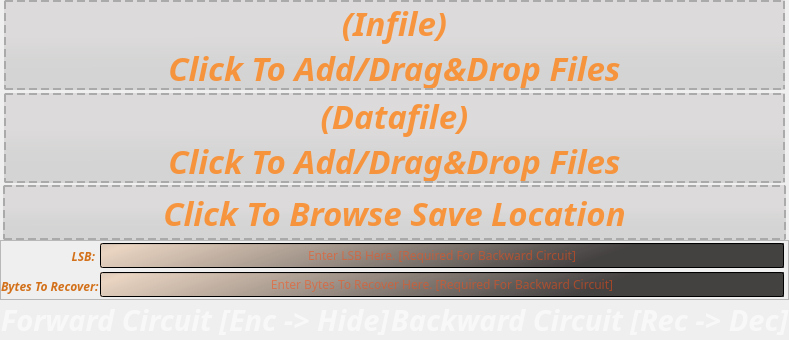
                <widget class="QWidget" name="EncryptStegoPage">
                 <layout class="QVBoxLayout" name="verticalLayout_9">
                  <property name="spacing">
                   <number>0</number>
                  </property>
                  <property name="leftMargin">
                   <number>0</number>
                  </property>
                  <property name="topMargin">
                   <number>0</number>
                  </property>
                  <property name="rightMargin">
                   <number>0</number>
                  </property>
                  <property name="bottomMargin">
                   <number>0</number>
                  </property>
                  <item>
                   <widget class="QFrame" name="MacroInfile">
                    <property name="minimumSize">
                     <size>
                      <width>0</width>
                      <height>90</height>
                     </size>
                    </property>
                    <property name="maximumSize">
                     <size>
                      <width>16777215</width>
                      <height>90</height>
                     </size>
                    </property>
                    <property name="frameShape">
                     <enum>QFrame::NoFrame</enum>
                    </property>
                    <property name="frameShadow">
                     <enum>QFrame::Raised</enum>
                    </property>
                    <layout class="QHBoxLayout" name="horizontalLayout_27">
                     <property name="spacing">
                      <number>0</number>
                     </property>
                     <property name="leftMargin">
                      <number>4</number>
                     </property>
                     <property name="topMargin">
                      <number>0</number>
                     </property>
                     <property name="rightMargin">
                      <number>4</number>
                     </property>
                     <property name="bottomMargin">
                      <number>0</number>
                     </property>
                     <item>
                      <widget class="QWidget" name="MInfileDragDrop" native="true">
                       <property name="acceptDrops">
                        <bool>true</bool>
                       </property>
                       <layout class="QHBoxLayout" name="horizontalLayout_28">
                        <property name="spacing">
                         <number>0</number>
                        </property>
                        <property name="leftMargin">
                         <number>0</number>
                        </property>
                        <property name="topMargin">
                         <number>0</number>
                        </property>
                        <property name="rightMargin">
                         <number>0</number>
                        </property>
                        <property name="bottomMargin">
                         <number>0</number>
                        </property>
                        <item>
                         <widget class="QLabel" name="MInfileLabel">
                          <property name="font">
                           <font>
                            <family>Feast of Flesh BB</family>
                            <pointsize>25</pointsize>
                            <weight>75</weight>
                            <italic>true</italic>
                            <bold>true</bold>
                           </font>
                          </property>
                          <property name="styleSheet">
                           <string notr="true">border: 2px dashed #aaa;
color: qlineargradient(spread:pad, x1:0, y1:0, x2:1, y2:0, stop:0 rgba(158, 7, 23, 180), stop:1 rgba(255, 130, 20, 200));
background-color: qlineargradient(spread:pad, x1:0.462049, y1:0.921, x2:0.452, y2:0, stop:0.174129 rgba(74, 74, 74, 42), stop:0.567164 rgba(78, 59, 58, 30));
</string>
                          </property>
                          <property name="text">
                           <string>(Infile)
Click To Add/Drag&amp;Drop Files</string>
                          </property>
                          <property name="alignment">
                           <set>Qt::AlignCenter</set>
                          </property>
                         </widget>
                        </item>
                       </layout>
                      </widget>
                     </item>
                    </layout>
                   </widget>
                  </item>
                  <item>
                   <widget class="QFrame" name="MacroDatafile">
                    <property name="minimumSize">
                     <size>
                      <width>0</width>
                      <height>93</height>
                     </size>
                    </property>
                    <property name="maximumSize">
                     <size>
                      <width>16777215</width>
                      <height>93</height>
                     </size>
                    </property>
                    <property name="frameShape">
                     <enum>QFrame::NoFrame</enum>
                    </property>
                    <property name="frameShadow">
                     <enum>QFrame::Raised</enum>
                    </property>
                    <layout class="QVBoxLayout" name="verticalLayout_10">
                     <property name="spacing">
                      <number>0</number>
                     </property>
                     <property name="leftMargin">
                      <number>4</number>
                     </property>
                     <property name="topMargin">
                      <number>0</number>
                     </property>
                     <property name="rightMargin">
                      <number>4</number>
                     </property>
                     <property name="bottomMargin">
                      <number>0</number>
                     </property>
                     <item>
                      <widget class="QWidget" name="MDatafileDragDrop" native="true">
                       <layout class="QHBoxLayout" name="horizontalLayout_30">
                        <property name="spacing">
                         <number>0</number>
                        </property>
                        <property name="leftMargin">
                         <number>0</number>
                        </property>
                        <property name="topMargin">
                         <number>3</number>
                        </property>
                        <property name="rightMargin">
                         <number>0</number>
                        </property>
                        <property name="bottomMargin">
                         <number>0</number>
                        </property>
                        <item>
                         <widget class="QLabel" name="MDatafileLabel">
                          <property name="font">
                           <font>
                            <family>Feast of Flesh BB</family>
                            <pointsize>25</pointsize>
                            <weight>75</weight>
                            <italic>true</italic>
                            <bold>true</bold>
                           </font>
                          </property>
                          <property name="styleSheet">
                           <string notr="true">border: 2px dashed #aaa;
color: qlineargradient(spread:pad, x1:0, y1:0, x2:1, y2:0, stop:0 rgba(158, 7, 23, 180), stop:1 rgba(255, 130, 20, 200));
background-color: qlineargradient(spread:pad, x1:0.462049, y1:0.921, x2:0.452, y2:0, stop:0.174129 rgba(74, 74, 74, 42), stop:0.567164 rgba(78, 59, 58, 30));
</string>
                          </property>
                          <property name="text">
                           <string>(Datafile)
Click To Add/Drag&amp;Drop Files</string>
                          </property>
                          <property name="alignment">
                           <set>Qt::AlignCenter</set>
                          </property>
                         </widget>
                        </item>
                       </layout>
                      </widget>
                     </item>
                    </layout>
                   </widget>
                  </item>
                  <item>
                   <widget class="QFrame" name="SaveLocation">
                    <property name="minimumSize">
                     <size>
                      <width>0</width>
                      <height>57</height>
                     </size>
                    </property>
                    <property name="maximumSize">
                     <size>
                      <width>16777215</width>
                      <height>57</height>
                     </size>
                    </property>
                    <property name="font">
                     <font>
                      <pointsize>1</pointsize>
                     </font>
                    </property>
                    <property name="styleSheet">
                     <string notr="true"/>
                    </property>
                    <property name="frameShape">
                     <enum>QFrame::NoFrame</enum>
                    </property>
                    <property name="frameShadow">
                     <enum>QFrame::Raised</enum>
                    </property>
                    <layout class="QVBoxLayout" name="verticalLayout_11">
                     <property name="spacing">
                      <number>0</number>
                     </property>
                     <property name="leftMargin">
                      <number>0</number>
                     </property>
                     <property name="topMargin">
                      <number>0</number>
                     </property>
                     <property name="rightMargin">
                      <number>0</number>
                     </property>
                     <property name="bottomMargin">
                      <number>0</number>
                     </property>
                     <item>
                      <widget class="QWidget" name="SaveLocationBrowse" native="true">
                       <layout class="QHBoxLayout" name="horizontalLayout_31">
                        <property name="spacing">
                         <number>0</number>
                        </property>
                        <property name="leftMargin">
                         <number>3</number>
                        </property>
                        <property name="topMargin">
                         <number>2</number>
                        </property>
                        <property name="rightMargin">
                         <number>3</number>
                        </property>
                        <property name="bottomMargin">
                         <number>0</number>
                        </property>
                        <item>
                         <widget class="QLabel" name="SaveLocationBrowseLabel">
                          <property name="font">
                           <font>
                            <family>Feast of Flesh BB</family>
                            <pointsize>25</pointsize>
                            <weight>75</weight>
                            <italic>true</italic>
                            <bold>true</bold>
                           </font>
                          </property>
                          <property name="styleSheet">
                           <string notr="true">border: 2px dashed #aaa;
color: qlineargradient(spread:pad, x1:0, y1:0, x2:1, y2:0, stop:0 rgba(158, 7, 23, 180), stop:1 rgba(255, 130, 20, 200));
background-color: qlineargradient(spread:pad, x1:0.462049, y1:0.921, x2:0.452, y2:0, stop:0.174129 rgba(74, 74, 74, 42), stop:0.567164 rgba(78, 59, 58, 30));
</string>
                          </property>
                          <property name="text">
                           <string>Click To Browse Save Location</string>
                          </property>
                          <property name="alignment">
                           <set>Qt::AlignCenter</set>
                          </property>
                         </widget>
                        </item>
                       </layout>
                      </widget>
                     </item>
                    </layout>
                   </widget>
                  </item>
                  <item>
                   <widget class="QFrame" name="LSBNbytes">
                    <property name="sizePolicy">
                     <sizepolicy hsizetype="Preferred" vsizetype="Preferred">
                      <horstretch>0</horstretch>
                      <verstretch>0</verstretch>
                     </sizepolicy>
                    </property>
                    <property name="minimumSize">
                     <size>
                      <width>0</width>
                      <height>60</height>
                     </size>
                    </property>
                    <property name="maximumSize">
                     <size>
                      <width>16777215</width>
                      <height>60</height>
                     </size>
                    </property>
                    <property name="frameShape">
                     <enum>QFrame::StyledPanel</enum>
                    </property>
                    <property name="frameShadow">
                     <enum>QFrame::Raised</enum>
                    </property>
                    <layout class="QHBoxLayout" name="horizontalLayout_32">
                     <property name="spacing">
                      <number>0</number>
                     </property>
                     <property name="leftMargin">
                      <number>0</number>
                     </property>
                     <property name="topMargin">
                      <number>0</number>
                     </property>
                     <property name="rightMargin">
                      <number>0</number>
                     </property>
                     <property name="bottomMargin">
                      <number>0</number>
                     </property>
                     <item>
                      <widget class="QFrame" name="Labels_2">
                       <property name="minimumSize">
                        <size>
                         <width>0</width>
                         <height>60</height>
                        </size>
                       </property>
                       <property name="maximumSize">
                        <size>
                         <width>164</width>
                         <height>60</height>
                        </size>
                       </property>
                       <property name="frameShape">
                        <enum>QFrame::NoFrame</enum>
                       </property>
                       <property name="frameShadow">
                        <enum>QFrame::Raised</enum>
                       </property>
                       <layout class="QVBoxLayout" name="verticalLayout_27">
                        <property name="spacing">
                         <number>0</number>
                        </property>
                        <property name="leftMargin">
                         <number>0</number>
                        </property>
                        <property name="topMargin">
                         <number>0</number>
                        </property>
                        <property name="rightMargin">
                         <number>0</number>
                        </property>
                        <property name="bottomMargin">
                         <number>0</number>
                        </property>
                        <item>
                         <widget class="QLabel" name="LSBLabel_2">
                          <property name="font">
                           <font>
                            <family>Lemon</family>
                            <weight>75</weight>
                            <italic>true</italic>
                            <bold>true</bold>
                           </font>
                          </property>
                          <property name="styleSheet">
                           <string notr="true">color: rgb(211, 113, 27);</string>
                          </property>
                          <property name="text">
                           <string>LSB:</string>
                          </property>
                          <property name="alignment">
                           <set>Qt::AlignRight|Qt::AlignTrailing|Qt::AlignVCenter</set>
                          </property>
                          <property name="indent">
                           <number>5</number>
                          </property>
                         </widget>
                        </item>
                        <item>
                         <widget class="QLabel" name="NBytesLabel">
                          <property name="font">
                           <font>
                            <family>Lemon</family>
                            <weight>75</weight>
                            <italic>true</italic>
                            <bold>true</bold>
                           </font>
                          </property>
                          <property name="styleSheet">
                           <string notr="true">color: rgb(211, 113, 27);</string>
                          </property>
                          <property name="text">
                           <string>Bytes To Recover:</string>
                          </property>
                         </widget>
                        </item>
                       </layout>
                      </widget>
                     </item>
                     <item>
                      <widget class="QFrame" name="Inputs">
                       <property name="frameShape">
                        <enum>QFrame::NoFrame</enum>
                       </property>
                       <property name="frameShadow">
                        <enum>QFrame::Raised</enum>
                       </property>
                       <layout class="QVBoxLayout" name="verticalLayout_28">
                        <property name="spacing">
                         <number>2</number>
                        </property>
                        <property name="leftMargin">
                         <number>0</number>
                        </property>
                        <property name="topMargin">
                         <number>0</number>
                        </property>
                        <property name="rightMargin">
                         <number>4</number>
                        </property>
                        <property name="bottomMargin">
                         <number>0</number>
                        </property>
                        <item>
                         <widget class="QLineEdit" name="LSBInput">
                          <property name="font">
                           <font>
                            <family>Courgette</family>
                            <pointsize>9</pointsize>
                           </font>
                          </property>
                          <property name="styleSheet">
                           <string notr="true">color: rgb(255, 76, 16);
background-color: qlineargradient(spread:reflect, x1:1, y1:0.579, x2:0, y2:0.477273, stop:0.268657 rgba(62, 59, 59, 246), stop:1 rgba(211, 113, 27, 55));</string>
                          </property>
                          <property name="alignment">
                           <set>Qt::AlignCenter</set>
                          </property>
                          <property name="placeholderText">
                           <string>Enter LSB Here. [Required For Backward Circuit]</string>
                          </property>
                         </widget>
                        </item>
                        <item>
                         <widget class="QLineEdit" name="NBytesInput">
                          <property name="font">
                           <font>
                            <family>Courgette</family>
                            <pointsize>9</pointsize>
                           </font>
                          </property>
                          <property name="styleSheet">
                           <string notr="true">color: rgb(255, 76, 16);
background-color: qlineargradient(spread:reflect, x1:1, y1:0.579, x2:0, y2:0.477273, stop:0.268657 rgba(62, 59, 59, 246), stop:1 rgba(211, 113, 27, 55));</string>
                          </property>
                          <property name="alignment">
                           <set>Qt::AlignCenter</set>
                          </property>
                          <property name="placeholderText">
                           <string>Enter Bytes To Recover Here. [Required For Backward Circuit]</string>
                          </property>
                         </widget>
                        </item>
                       </layout>
                      </widget>
                     </item>
                    </layout>
                   </widget>
                  </item>
                  <item>
                   <widget class="QFrame" name="ButtonsM1">
                    <property name="sizePolicy">
                     <sizepolicy hsizetype="Preferred" vsizetype="Expanding">
                      <horstretch>0</horstretch>
                      <verstretch>0</verstretch>
                     </sizepolicy>
                    </property>
                    <property name="frameShape">
                     <enum>QFrame::NoFrame</enum>
                    </property>
                    <property name="frameShadow">
                     <enum>QFrame::Raised</enum>
                    </property>
                    <layout class="QHBoxLayout" name="horizontalLayout_33">
                     <property name="spacing">
                      <number>0</number>
                     </property>
                     <property name="leftMargin">
                      <number>0</number>
                     </property>
                     <property name="topMargin">
                      <number>0</number>
                     </property>
                     <property name="rightMargin">
                      <number>0</number>
                     </property>
                     <property name="bottomMargin">
                      <number>0</number>
                     </property>
                     <item>
                      <widget class="QPushButton" name="Forward">
                       <property name="sizePolicy">
                        <sizepolicy hsizetype="Minimum" vsizetype="Expanding">
                         <horstretch>0</horstretch>
                         <verstretch>0</verstretch>
                        </sizepolicy>
                       </property>
                       <property name="font">
                        <font>
                         <family>Feast of Flesh BB</family>
                         <pointsize>22</pointsize>
                         <weight>75</weight>
                         <italic>true</italic>
                         <bold>true</bold>
                        </font>
                       </property>
                       <property name="styleSheet">
                        <string notr="true">QPushButton {
	color: rgba(255, 255, 255, 150);
	background-color: rgba(0, 0, 0, 0);
	border: 0px solid;
}

QPushButton::hover {
	
	color: rgba(255, 255, 255, 195);
	border: 0px solid;
	background-color: qlineargradient(spread:pad, x1:0.46305, y1:0.261, x2:0.478, y2:1, stop:0.268657 rgba(62, 59, 59, 246), stop:1 rgba(211, 113, 27, 125));
}</string>
                       </property>
                       <property name="text">
                        <string>Forward Circuit [Enc -&gt; Hide]</string>
                       </property>
                      </widget>
                     </item>
                     <item>
                      <widget class="QPushButton" name="Backward">
                       <property name="sizePolicy">
                        <sizepolicy hsizetype="Minimum" vsizetype="Expanding">
                         <horstretch>0</horstretch>
                         <verstretch>0</verstretch>
                        </sizepolicy>
                       </property>
                       <property name="font">
                        <font>
                         <family>Feast of Flesh BB</family>
                         <pointsize>22</pointsize>
                         <weight>75</weight>
                         <italic>true</italic>
                         <bold>true</bold>
                        </font>
                       </property>
                       <property name="styleSheet">
                        <string notr="true">QPushButton {
	color: rgba(255, 255, 255, 150);
	background-color: rgba(0, 0, 0, 0);
	border: 0px solid;
}

QPushButton::hover {
	
	color: rgba(255, 255, 255, 195);
	border: 0px solid;
	background-color: qlineargradient(spread:pad, x1:0.46305, y1:0.261, x2:0.478, y2:1, stop:0.268657 rgba(62, 59, 59, 246), stop:1 rgba(211, 113, 27, 125));
}</string>
                       </property>
                       <property name="text">
                        <string>Backward Circuit [Rec -&gt; Dec]</string>
                       </property>
                      </widget>
                     </item>
                    </layout>
                   </widget>
                  </item>
                 </layout>
                </widget>
